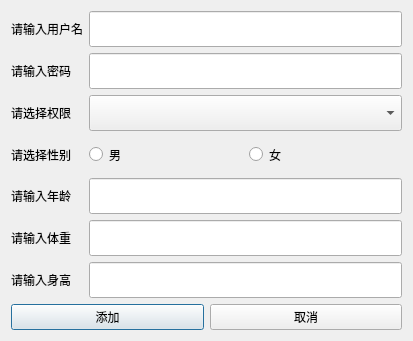
<?xml version="1.0" encoding="UTF-8"?>
<ui version="4.0">
 <class>AddUser</class>
 <widget class="QDialog" name="AddUser">
  <property name="geometry">
   <rect>
    <x>0</x>
    <y>0</y>
    <width>413</width>
    <height>341</height>
   </rect>
  </property>
  <property name="windowTitle">
   <string>Dialog</string>
  </property>
  <layout class="QVBoxLayout" name="verticalLayout_3">
   <item>
    <layout class="QHBoxLayout" name="horizontalLayout_3">
     <item>
      <layout class="QVBoxLayout" name="verticalLayout">
       <item>
        <widget class="QLabel" name="label">
         <property name="text">
          <string>请输入用户名</string>
         </property>
        </widget>
       </item>
       <item>
        <widget class="QLabel" name="label_2">
         <property name="text">
          <string>请输入密码</string>
         </property>
        </widget>
       </item>
       <item>
        <widget class="QLabel" name="label_3">
         <property name="text">
          <string>请选择权限</string>
         </property>
        </widget>
       </item>
       <item>
        <widget class="QLabel" name="label_4">
         <property name="text">
          <string>请选择性别</string>
         </property>
        </widget>
       </item>
       <item>
        <widget class="QLabel" name="label_5">
         <property name="text">
          <string>请输入年龄</string>
         </property>
        </widget>
       </item>
       <item>
        <widget class="QLabel" name="label_6">
         <property name="text">
          <string>请输入体重</string>
         </property>
        </widget>
       </item>
       <item>
        <widget class="QLabel" name="label_7">
         <property name="text">
          <string>请输入身高</string>
         </property>
        </widget>
       </item>
      </layout>
     </item>
     <item>
      <layout class="QVBoxLayout" name="verticalLayout_2">
       <item>
        <widget class="QLineEdit" name="usserName">
         <property name="sizePolicy">
          <sizepolicy hsizetype="Expanding" vsizetype="Expanding">
           <horstretch>0</horstretch>
           <verstretch>0</verstretch>
          </sizepolicy>
         </property>
         <property name="inputMask">
          <string/>
         </property>
         <property name="text">
          <string comment="22" extracomment="11"/>
         </property>
         <property name="placeholderText">
          <string comment="test" extracomment="test2"/>
         </property>
        </widget>
       </item>
       <item>
        <widget class="QLineEdit" name="passwd">
         <property name="sizePolicy">
          <sizepolicy hsizetype="Expanding" vsizetype="Expanding">
           <horstretch>0</horstretch>
           <verstretch>0</verstretch>
          </sizepolicy>
         </property>
         <property name="echoMode">
          <enum>QLineEdit::Password</enum>
         </property>
        </widget>
       </item>
       <item>
        <widget class="QComboBox" name="access">
         <property name="sizePolicy">
          <sizepolicy hsizetype="Preferred" vsizetype="Expanding">
           <horstretch>0</horstretch>
           <verstretch>0</verstretch>
          </sizepolicy>
         </property>
        </widget>
       </item>
       <item>
        <layout class="QHBoxLayout" name="horizontalLayout_2">
         <item>
          <widget class="QRadioButton" name="manradioButton">
           <property name="sizePolicy">
            <sizepolicy hsizetype="Minimum" vsizetype="Expanding">
             <horstretch>0</horstretch>
             <verstretch>0</verstretch>
            </sizepolicy>
           </property>
           <property name="text">
            <string>男</string>
           </property>
          </widget>
         </item>
         <item>
          <widget class="QRadioButton" name="womanRadioButton_2">
           <property name="sizePolicy">
            <sizepolicy hsizetype="Minimum" vsizetype="Expanding">
             <horstretch>0</horstretch>
             <verstretch>0</verstretch>
            </sizepolicy>
           </property>
           <property name="text">
            <string>女</string>
           </property>
          </widget>
         </item>
        </layout>
       </item>
       <item>
        <widget class="QLineEdit" name="age">
         <property name="sizePolicy">
          <sizepolicy hsizetype="Expanding" vsizetype="Expanding">
           <horstretch>0</horstretch>
           <verstretch>0</verstretch>
          </sizepolicy>
         </property>
         <property name="echoMode">
          <enum>QLineEdit::Normal</enum>
         </property>
        </widget>
       </item>
       <item>
        <widget class="QLineEdit" name="weight">
         <property name="sizePolicy">
          <sizepolicy hsizetype="Expanding" vsizetype="Expanding">
           <horstretch>0</horstretch>
           <verstretch>0</verstretch>
          </sizepolicy>
         </property>
         <property name="echoMode">
          <enum>QLineEdit::Normal</enum>
         </property>
        </widget>
       </item>
       <item>
        <widget class="QLineEdit" name="stature">
         <property name="sizePolicy">
          <sizepolicy hsizetype="Expanding" vsizetype="Expanding">
           <horstretch>0</horstretch>
           <verstretch>0</verstretch>
          </sizepolicy>
         </property>
         <property name="echoMode">
          <enum>QLineEdit::Normal</enum>
         </property>
        </widget>
       </item>
      </layout>
     </item>
    </layout>
   </item>
   <item>
    <layout class="QHBoxLayout" name="horizontalLayout">
     <item>
      <widget class="QPushButton" name="add">
       <property name="text">
        <string>添加</string>
       </property>
      </widget>
     </item>
     <item>
      <widget class="QPushButton" name="cancel">
       <property name="text">
        <string>取消</string>
       </property>
      </widget>
     </item>
    </layout>
   </item>
  </layout>
 </widget>
 <resources/>
 <connections/>
</ui>
